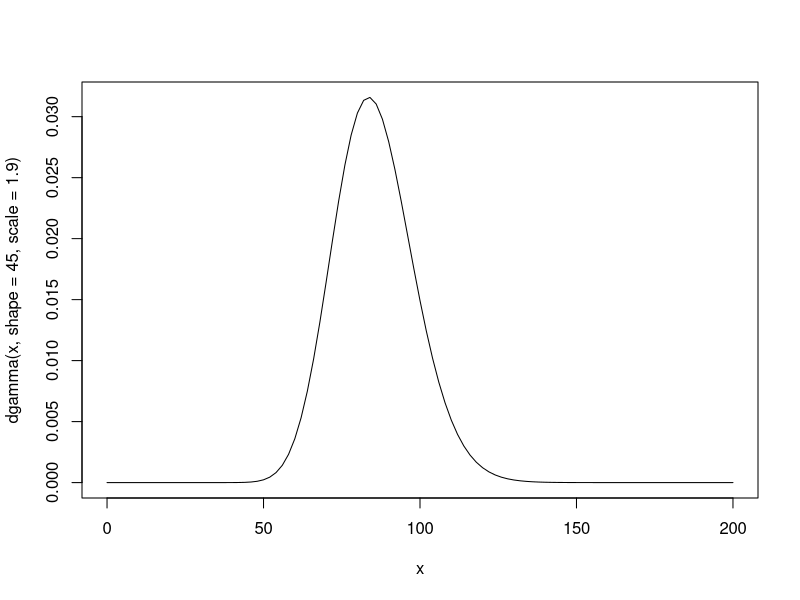
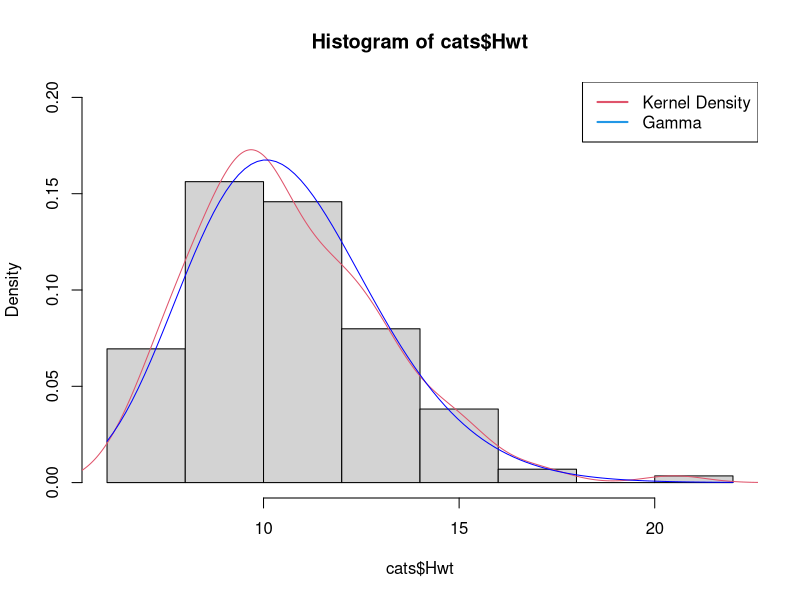

These figures' R source, in order:
## ---- chunk 1
knitr::opts_chunk$set(out.height = '150px')
## ---- chunk 2
runif(1:10)
set.seed(10)
runif(1:10)
set.seed(10)
runif(1:10)
## ---- chunk 3
sample(1:10,size = 5,replace = T)
sample(10,size = 5,replace = T) # if the first argument is not vector
## ---- chunk 4
dnorm(x=c(-1,0,1),mean=1,sd=0.1)
pnorm(q=c(2,-2)) # defaults to mean=0,sd=1
dbinom(5,size=7,p=0.7,log=TRUE)
qchisq(p=0.95,df=5)
rt(n=4,df=2)
## ---- chunk 5
curve(dgamma(x,shape=45,scale=1.9),from=0,to=200)
## ---- chunk 6
gamma.est_MM <- function(x) {
  m <- mean(x); v <- var(x)
  return(c(shape=m^2/v, scale=v/m))
}
## ---- chunk 7
require(MASS)
fitdistr(cats$Hwt, densfun="gamma")
## ---- chunk 8
gamma.est_MM(rgamma(100,shape=19,scale=45))
gamma.est_MM(rgamma(1e5,shape=19,scale=45))
gamma.est_MM(rgamma(1e6,shape=19,scale=45))
## ---- chunk 9
hist(cats$Hwt,prob=T,ylim=c(0,.2))
lines(density(cats$Hwt),col=2)
cats.gamma <- gamma.est_MM(cats$Hwt)
curve(dgamma(x,shape=cats.gamma["shape"],scale=cats.gamma["scale"]),add=TRUE,col="blue")
legend("topright",c("Kernel Density","Gamma"),col=c(2,4),lty=1,lwd=2)
## ---- chunk 10
test.data <- rnorm(100,.5,.1)
ks.test(test.data,pnorm,mean=.1,sd=0.1)
## ---- chunk 11
coin <- rbinom(100,1,.45); chisq.test(table(coin),p=c(1/2,1/2))
coin <- rbinom(1000,1,.45) ; chisq.test(table(coin),p=c(1/2,1/2))
## ---- chunk 12
cats.hist <- hist(cats$Hwt,plot=FALSE)
cats.hist$breaks
cats.hist$counts
## ---- chunk 13
# Why the padding by -Inf and Inf?
p <- diff(pgamma(c(-Inf,cats.hist$breaks,Inf),shape=cats.gamma["shape"],
                 scale=cats.gamma["scale"]))
# Why the padding by 0 and 0?
 chisq.test(c(0,cats.hist$counts,0),p=p)
